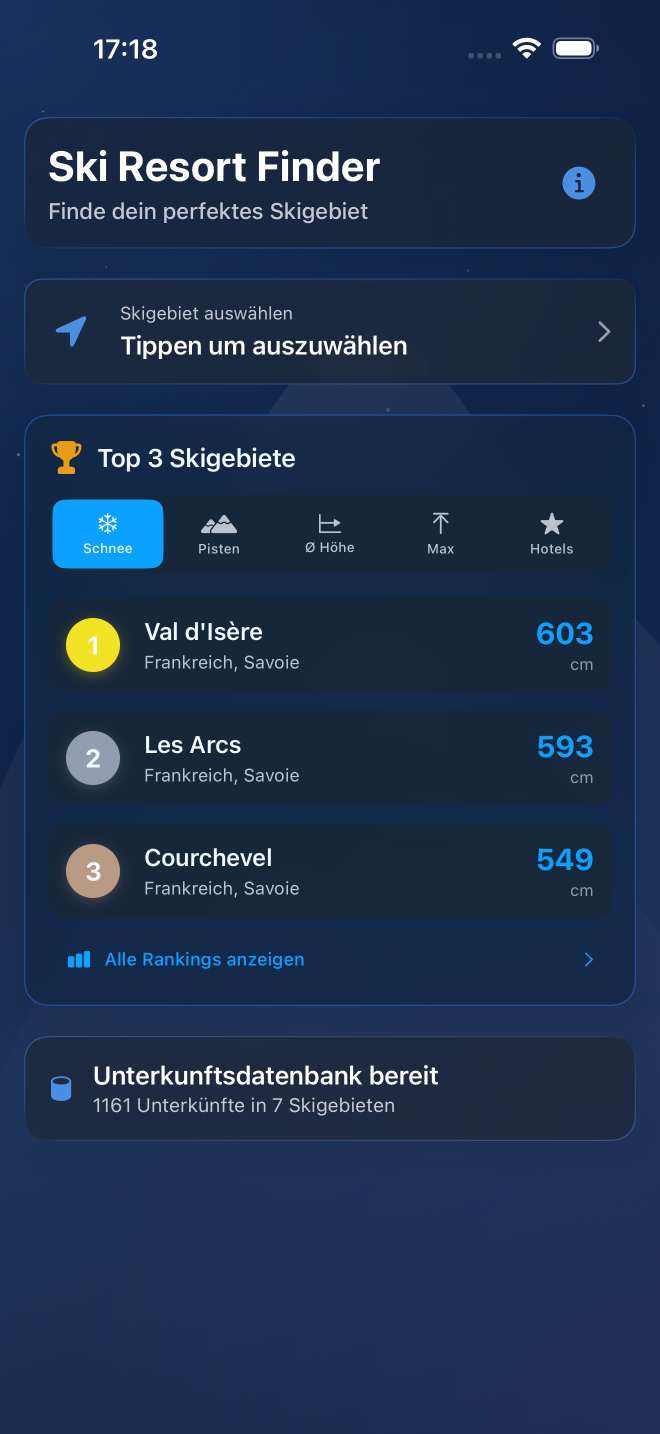
#> input picture screenshots/raw/01_home.png, 1320 x 2868 px (shown at 1/2 size); its folder holds 8 pictures in this run
$ python create_marketing_shots.py
#> lines starting #> are read from the running program, lines starting #| are printed output that depends on the picture; after the words box and inside, x2 and y2 are one past the last pixel; in counts of white or black regions, pixels touching at a corner belong together
#!/usr/bin/env python3
"""
Marketing Screenshot Generator for Ski Resort Finder
Creates App Store-ready framed screenshots with marketing headlines.

Output sizes:
- iPhone 6.7": 1290 x 2796
- iPhone 6.5": 1284 x 2778
- iPad 12.9":  2048 x 2732
"""

import os
from PIL import Image, ImageDraw, ImageFont, ImageFilter
import math

# Paths
SCRIPT_DIR = os.path.dirname(os.path.abspath(__file__))
RAW_DIR = os.path.join(SCRIPT_DIR, "raw")
FRAMED_DIR = os.path.join(SCRIPT_DIR, "framed")

# App Store sizes
SIZES = {
    "iPhone_6.7": (1290, 2796),
    "iPhone_6.5": (1284, 2778),
    "iPad_12.9": (2048, 2732),
}

# Screenshot configs: (filename, headline_de, headline_en, subtitle_de, subtitle_en)
SCREENSHOTS = [
    (
        "01_home.png",
        "Finde dein perfektes\nSkigebiet",
        "Find Your Perfect\nSki Resort",
        "140+ Skigebiete weltweit",
        "140+ ski resorts worldwide",
    ),
    (
        "06_resort_detail.png",
        "Echte Wetter- und\nSchneedaten",
        "Real Weather &\nSnow Data",
        "Detaillierte Statistiken pro Gebiet",
        "Detailed statistics per resort",
    ),
    (
        "04_resort_picker.png",
        "100+ Skigebiete\nweltweit",
        "100+ Ski Resorts\nWorldwide",
        "Suche nach Ort oder Land",
        "Search by location or country",
    ),
    (
        "08_all_rankings.png",
        "Top Rankings auf\neinen Blick",
        "Top Rankings\nat a Glance",
        "Vergleiche alle Skigebiete",
        "Compare all ski resorts",
    ),
    (
        "05b_top3_hotels.png",
        "Hotels direkt\nam Lift",
        "Hotels Right\non the Slopes",
        "Bewertungen & Unterkuenfte",
        "Ratings & accommodations",
    ),
]

# Color scheme matching the app's dark theme
COLORS = {
    "bg_top": (8, 15, 35),       # Dark navy
    "bg_bottom": (15, 25, 55),   # Slightly lighter navy
    "headline": (255, 255, 255), # White
    "subtitle": (140, 170, 220), # Light blue
    "phone_border": (60, 80, 120), # Grayish blue
    "phone_shadow": (0, 0, 0, 80),  # Semi-transparent black
    "accent": (0, 122, 255),     # iOS blue
}

# Phone frame constants
PHONE_CORNER_RADIUS = 60
PHONE_BORDER_WIDTH = 6
PHONE_BEZEL_TOP = 0  # No extra bezel since screenshots include status bar
PHONE_BEZEL_BOTTOM = 0


def get_font(size, bold=False):
    """Try to load a suitable font, fall back to default."""
    font_paths = [
        # macOS system fonts
        "/System/Library/Fonts/SFPro-Bold.otf" if bold else "/System/Library/Fonts/SFPro-Regular.otf",
        "/System/Library/Fonts/Supplemental/SF-Pro-Display-Bold.otf" if bold else "/System/Library/Fonts/Supplemental/SF-Pro-Display-Regular.otf",
        "/Library/Fonts/SF-Pro-Display-Bold.otf" if bold else "/Library/Fonts/SF-Pro-Display-Regular.otf",
        "/System/Library/Fonts/SFCompact.ttf",
        "/System/Library/Fonts/Helvetica.ttc",
        "/System/Library/Fonts/HelveticaNeue.ttc",
        "/System/Library/Fonts/Supplemental/Arial Bold.ttf" if bold else "/System/Library/Fonts/Supplemental/Arial.ttf",
    ]

    for path in font_paths:
        if os.path.exists(path):
            try:
                return ImageFont.truetype(path, size)
            except Exception:
                continue

    # Last resort
    return ImageFont.load_default()


def create_gradient(width, height, color_top, color_bottom):
    """Create a vertical gradient background."""
    img = Image.new("RGB", (width, height))
    draw = ImageDraw.Draw(img)

    for y in range(height):
        ratio = y / height
        r = int(color_top[0] * (1 - ratio) + color_bottom[0] * ratio)
        g = int(color_top[1] * (1 - ratio) + color_bottom[1] * ratio)
        b = int(color_top[2] * (1 - ratio) + color_bottom[2] * ratio)
        draw.line([(0, y), (width, y)], fill=(r, g, b))

    return img


def add_subtle_glow(img, center_x, center_y, radius, color, intensity=30):
    """Add a subtle radial glow effect."""
    overlay = Image.new("RGBA", img.size, (0, 0, 0, 0))
    draw = ImageDraw.Draw(overlay)

    for r in range(radius, 0, -2):
        alpha = int(intensity * (1 - (r / radius) ** 2))
        if alpha > 0:
            bbox = [center_x - r, center_y - r, center_x + r, center_y + r]
            draw.ellipse(bbox, fill=(*color, alpha))

    # Composite
    img_rgba = img.convert("RGBA")
    img_rgba = Image.alpha_composite(img_rgba, overlay)
    return img_rgba.convert("RGB")


def round_corners(img, radius):
    """Round the corners of an image."""
    img = img.convert("RGBA")
    mask = Image.new("L", img.size, 0)
    draw = ImageDraw.Draw(mask)
    draw.rounded_rectangle([0, 0, img.width, img.height], radius=radius, fill=255)
    img.putalpha(mask)
    return img


def create_phone_frame(screenshot_path, canvas_width, canvas_height, headline, subtitle):
    """Create a marketing-framed screenshot."""
#> called with screenshot_path = 'screenshots/raw/01_home.png', canvas_width = 1290, canvas_height = 2796, subtitle = '140+ Skigebiete weltweit'

    # Load screenshot
    screenshot = Image.open(screenshot_path)
#> screenshot is the input picture: PIL image 1320x2868 RGB; mean R, G, B 30.1, 49.1, 79.1

    # Calculate phone dimensions
    # The phone should take up about 65% of the canvas width and be centered
    phone_width = int(canvas_width * 0.62)

    # Scale screenshot to fit phone width (accounting for border)
    inner_width = phone_width - 2 * PHONE_BORDER_WIDTH
    scale = inner_width / screenshot.width
#> scale = 0.596
    inner_height = int(screenshot.height * scale)
#> inner_height = 1709
    phone_height = inner_height + 2 * PHONE_BORDER_WIDTH
#> phone_height = 1721

    # Ensure phone doesn't exceed canvas height (leave room for text)
    max_phone_height = int(canvas_height * 0.66)
    if phone_height > max_phone_height:
        phone_height = max_phone_height
        inner_height = phone_height - 2 * PHONE_BORDER_WIDTH
        scale = inner_height / screenshot.height
        inner_width = int(screenshot.width * scale)
        phone_width = inner_width + 2 * PHONE_BORDER_WIDTH

    # Resize screenshot
    screenshot_resized = screenshot.resize((inner_width, inner_height), Image.LANCZOS)

    # Create gradient background
    bg = create_gradient(canvas_width, canvas_height, COLORS["bg_top"], COLORS["bg_bottom"])
#> in create_gradient, `img = Image.new("RGB", (width, height))`: img: PIL image 1290x2796 RGB; every value is 0
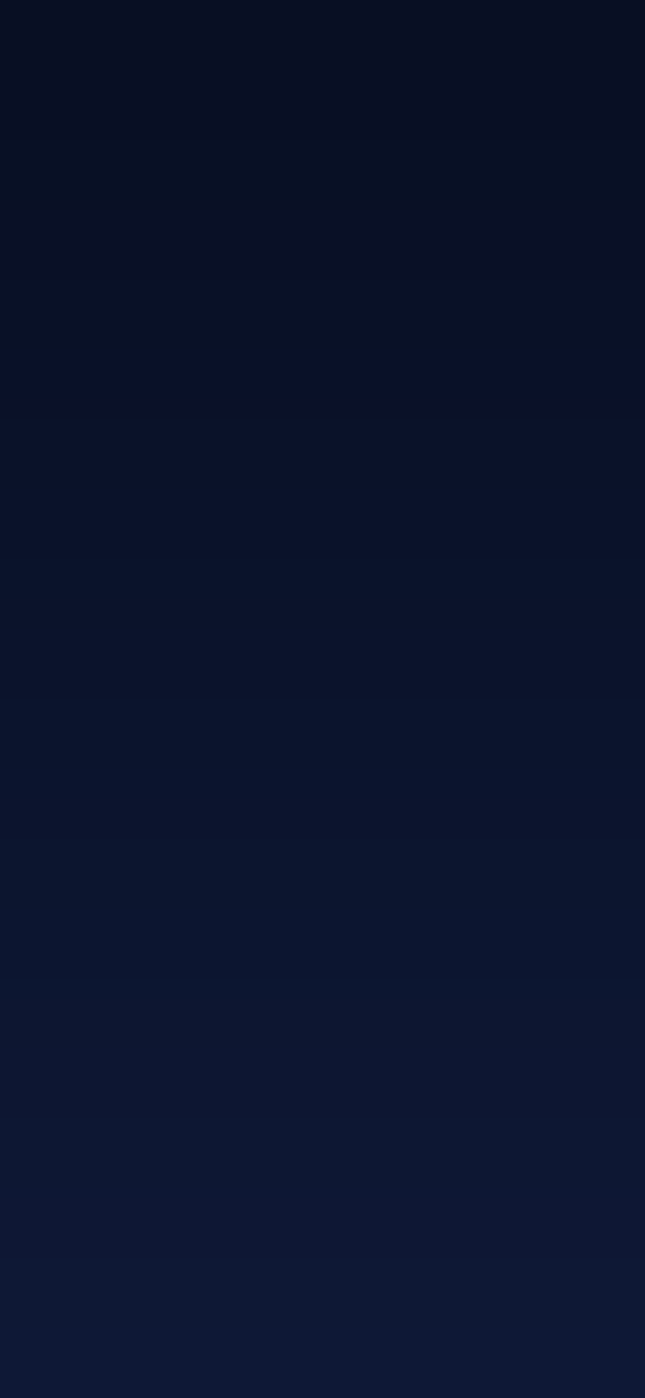
#> bg: PIL image 1290x2796 RGB (shown at 1/2 size); mean R, G, B 11, 19.5, 44.5

    # Add subtle glow behind where the phone will be
    phone_x = (canvas_width - phone_width) // 2
    phone_y = canvas_height - phone_height - int(canvas_height * 0.04)
#> phone_y = 964
    glow_center_x = canvas_width // 2
    glow_center_y = phone_y + phone_height // 3
#> glow_center_y = 1537
    bg = add_subtle_glow(bg, glow_center_x, glow_center_y,
                         int(canvas_width * 0.5), (20, 60, 140), intensity=25)
#> in add_subtle_glow, `overlay = Image.new("RGBA", img.size, (0, 0, 0, 0))`: overlay: PIL image 1290x2796 RGBA; every value is 0

    # Create phone frame with rounded corners
    # First create the outer frame (border)
    phone_frame = Image.new("RGBA", (phone_width, phone_height), (0, 0, 0, 0))
#> phone_frame: PIL image 799x1721 RGBA; every value is 0
    phone_draw = ImageDraw.Draw(phone_frame)

    # Draw phone border (outer rounded rect)
    corner_r = int(PHONE_CORNER_RADIUS * scale * 0.8)
#> corner_r = 28
    phone_draw.rounded_rectangle(
        [0, 0, phone_width - 1, phone_height - 1],
        radius=corner_r,
        fill=(30, 40, 65, 255),
        outline=COLORS["phone_border"],
        width=PHONE_BORDER_WIDTH
    )

    # Paste screenshot inside the border
    screenshot_rounded = round_corners(screenshot_resized, corner_r - PHONE_BORDER_WIDTH)
#> in round_corners, `mask = Image.new("L", img.size, 0)`: mask: PIL image 787x1709 L; every value is 0
#> in round_corners, `img.putalpha(mask)`:
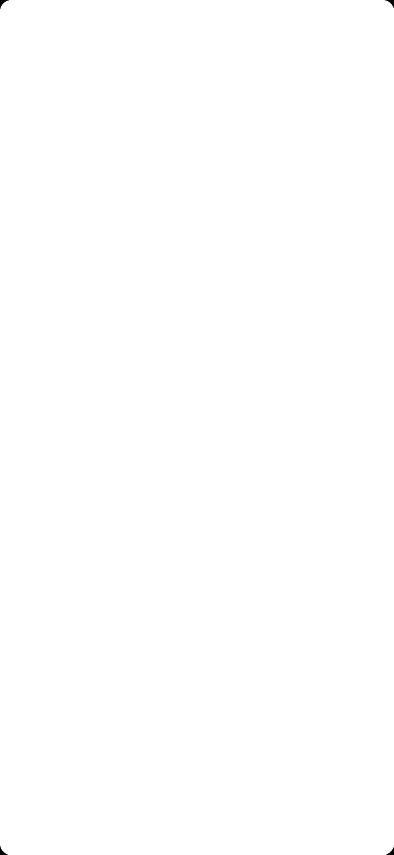
#> mask: PIL image 787x1709 L (shown at 1/2 size); 100% white; 4 black regions, box (x1, y1, x2, y2) and area: (0, 0, 18, 18) 111, (770, 0, 787, 15) 93, (0, 1692, 15, 1709) 93, (773, 1695, 787, 1709) 76
    phone_frame.paste(screenshot_rounded,
                      (PHONE_BORDER_WIDTH, PHONE_BORDER_WIDTH),
                      screenshot_rounded)

    # Create drop shadow
    shadow_offset = 15
    shadow_blur = 40
    shadow = Image.new("RGBA", (phone_width + shadow_blur * 2, phone_height + shadow_blur * 2), (0, 0, 0, 0))
#> shadow: PIL image 879x1801 RGBA; every value is 0
    shadow_draw = ImageDraw.Draw(shadow)
    shadow_draw.rounded_rectangle(
        [shadow_blur, shadow_blur,
         phone_width + shadow_blur, phone_height + shadow_blur],
        radius=corner_r,
        fill=(0, 0, 0, 100)
    )
    shadow = shadow.filter(ImageFilter.GaussianBlur(radius=shadow_blur // 2))
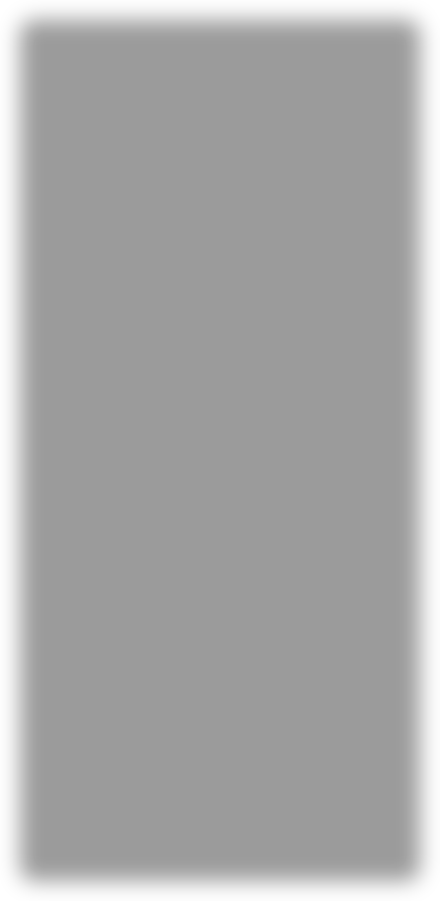
#> shadow: PIL image 879x1801 RGBA (shown at 1/2 size); mean R, G, B, A 0, 0, 0, 86.9; transparent parts drawn white

    # Composite everything
    bg_rgba = bg.convert("RGBA")

    # Place shadow
    shadow_x = phone_x - shadow_blur + shadow_offset
    shadow_y = phone_y - shadow_blur + shadow_offset
#> shadow_y = 939
    bg_rgba.paste(shadow, (shadow_x, shadow_y), shadow)

    # Place phone
    bg_rgba.paste(phone_frame, (phone_x, phone_y), phone_frame)
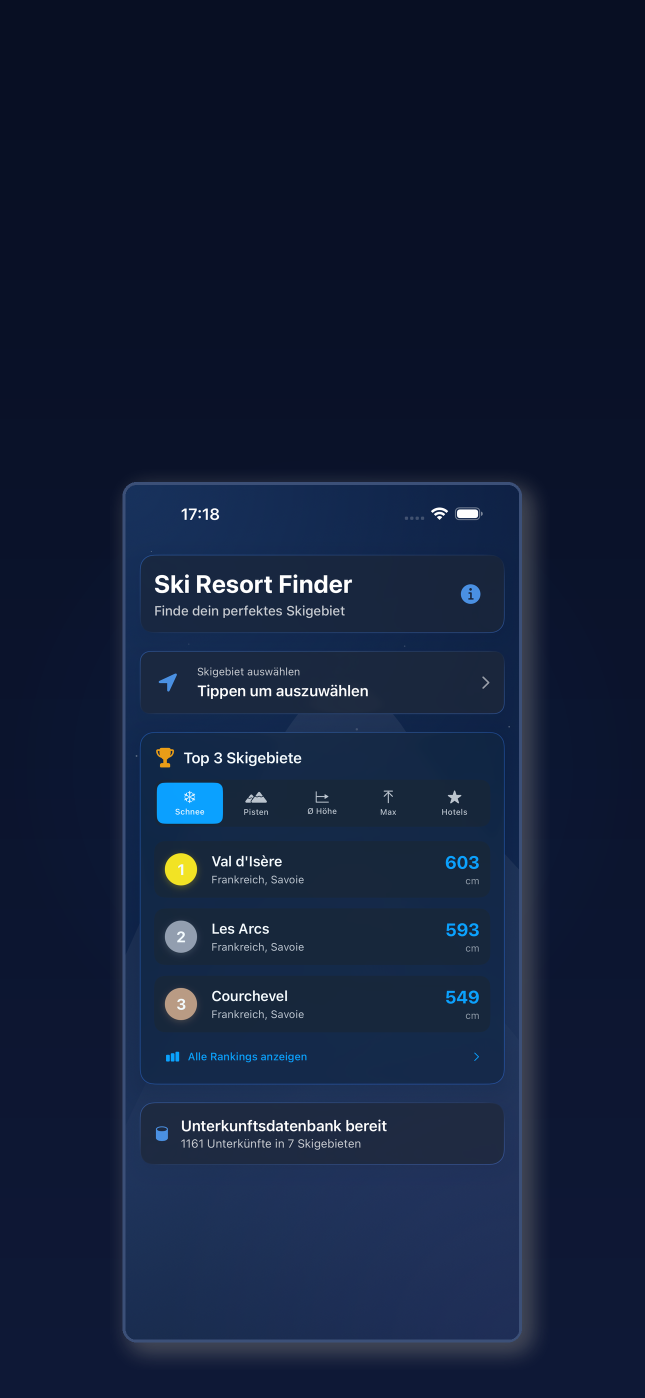
#> bg_rgba: PIL image 1290x2796 RGBA (shown at 1/2 size); mean R, G, B, A 18, 30.4, 56.8, 253.8; transparent parts drawn white

    # Add text
    draw = ImageDraw.Draw(bg_rgba)

    # Headline text
    headline_font_size = int(canvas_width * 0.068)
    headline_font = get_font(headline_font_size, bold=True)

    # Calculate text position (centered above phone)
    text_area_top = int(canvas_height * 0.04)
    text_area_height = phone_y - text_area_top - int(canvas_height * 0.02)
#> text_area_height = 798

    # Get headline bounding box
    headline_bbox = draw.multiline_textbbox((0, 0), headline, font=headline_font,
                                            align="center", spacing=10)
#> headline_bbox = (0, 1, 98, 32)
    headline_height = headline_bbox[3] - headline_bbox[1]
#> headline_height = 31
    headline_width = headline_bbox[2] - headline_bbox[0]
#> headline_width = 98

    # Subtitle
    subtitle_font_size = int(canvas_width * 0.034)
    subtitle_font = get_font(subtitle_font_size, bold=False)
    subtitle_bbox = draw.textbbox((0, 0), subtitle, font=subtitle_font)
#> subtitle_bbox = (0, 2, 120, 12)
    subtitle_height = subtitle_bbox[3] - subtitle_bbox[1]
#> subtitle_height = 10

    # Total text block height
    text_spacing = int(canvas_height * 0.015)
    total_text_height = headline_height + text_spacing + subtitle_height
#> total_text_height = 82

    # Center text block vertically in text area
    text_start_y = text_area_top + (text_area_height - total_text_height) // 2
#> text_start_y = 469

    # Draw headline (centered)
    headline_x = (canvas_width - headline_width) // 2
#> headline_x = 596
    draw.multiline_text(
        (headline_x, text_start_y),
        headline,
        font=headline_font,
        fill=COLORS["headline"],
        align="center",
        spacing=10
    )

    # Draw subtitle
    subtitle_y = text_start_y + headline_height + text_spacing
#> subtitle_y = 541
    subtitle_width = subtitle_bbox[2] - subtitle_bbox[0]
#> subtitle_width = 120
    subtitle_x = (canvas_width - subtitle_width) // 2
#> subtitle_x = 585
    draw.text(
        (subtitle_x, subtitle_y),
        subtitle,
        font=subtitle_font,
        fill=COLORS["subtitle"],
    )

    return bg_rgba.convert("RGB")
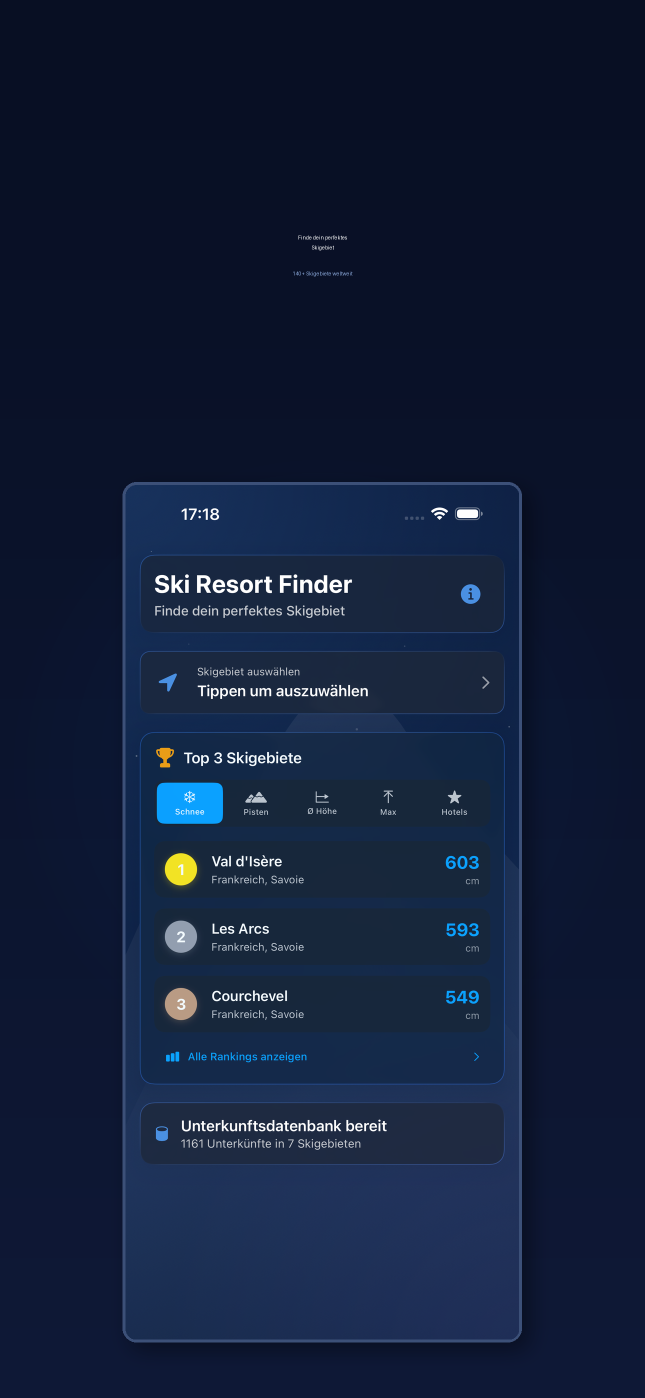
#> returned value: PIL image 1290x2796 RGB (shown at 1/2 size); mean R, G, B 18.1, 30.4, 56.8


def main():
    os.makedirs(FRAMED_DIR, exist_ok=True)

    print("=" * 60)
    print("Ski Resort Finder - Marketing Screenshot Generator")
    print("=" * 60)

    for size_name, (width, height) in SIZES.items():
        print(f"\nGenerating {size_name} ({width}x{height})...")
        size_dir = os.path.join(FRAMED_DIR, size_name)
        os.makedirs(size_dir, exist_ok=True)

        for i, (filename, headline_de, headline_en, subtitle_de, subtitle_en) in enumerate(SCREENSHOTS):
            raw_path = os.path.join(RAW_DIR, filename)
            if not os.path.exists(raw_path):
                print(f"  WARNING: {filename} not found, skipping")
                continue

            # Generate German version
            output_name_de = f"{i+1:02d}_de_{os.path.splitext(filename)[0]}.png"
            output_path_de = os.path.join(size_dir, output_name_de)

            result = create_phone_frame(raw_path, width, height, headline_de, subtitle_de)
            result.save(output_path_de, "PNG", optimize=True)
            print(f"  Created: {output_name_de}")

            # Generate English version
            output_name_en = f"{i+1:02d}_en_{os.path.splitext(filename)[0]}.png"
            output_path_en = os.path.join(size_dir, output_name_en)

            result = create_phone_frame(raw_path, width, height, headline_en, subtitle_en)
            result.save(output_path_en, "PNG", optimize=True)
            print(f"  Created: {output_name_en}")

    print("\n" + "=" * 60)
    print("Done! Marketing screenshots saved to:")
    print(f"  {FRAMED_DIR}")
    print("=" * 60)

    # Print summary
    total = 0
    for size_name in SIZES:
        size_dir = os.path.join(FRAMED_DIR, size_name)
        if os.path.exists(size_dir):
            count = len([f for f in os.listdir(size_dir) if f.endswith('.png')])
            total += count
            print(f"  {size_name}: {count} screenshots")
    print(f"  Total: {total} screenshots")


if __name__ == "__main__":
#> (the run stopped early here; a loop or call above may not have finished)
